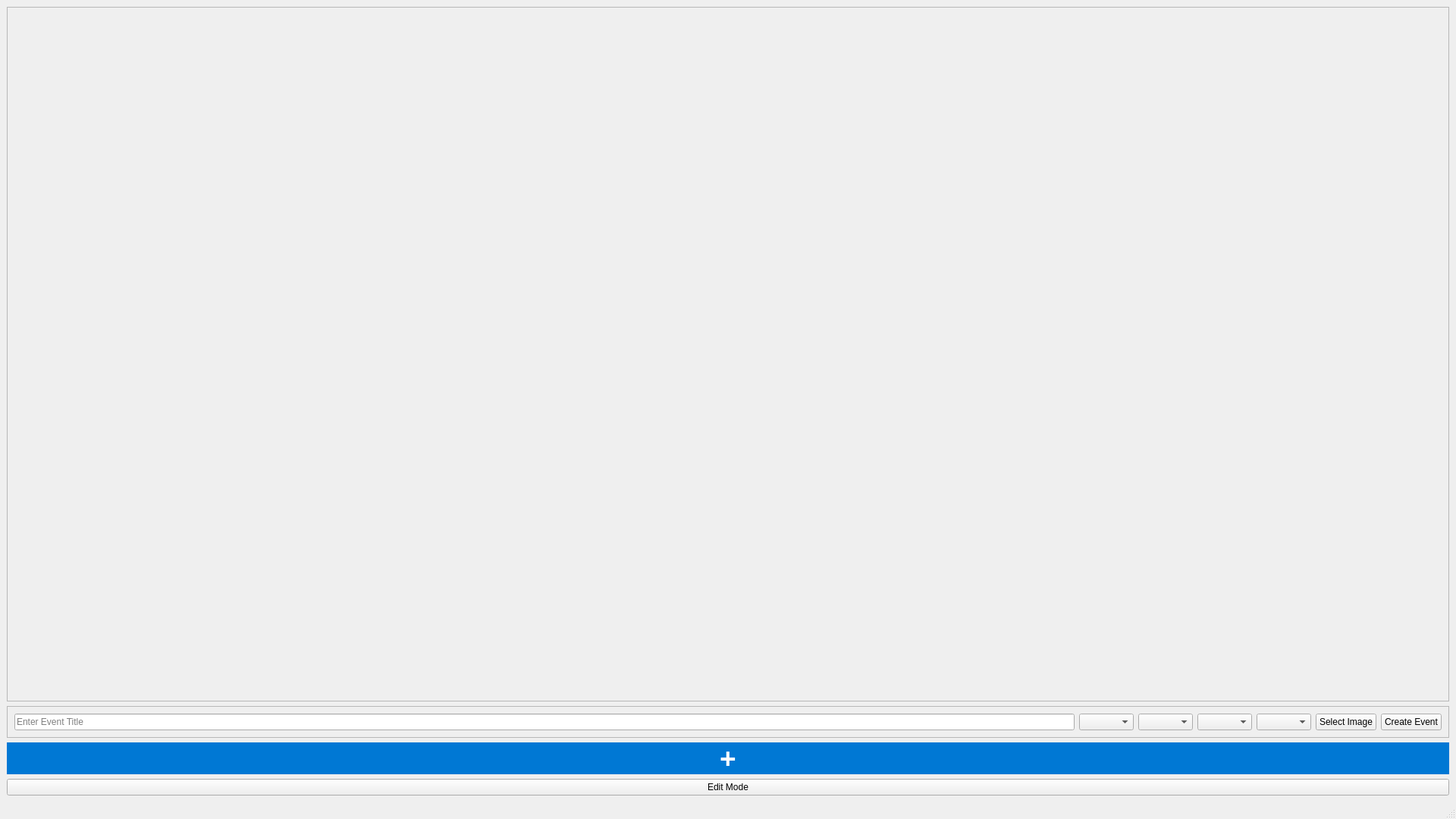
<?xml version="1.0" encoding="UTF-8"?>
<ui version="4.0"> <class>MainWindow</class> <widget class="QMainWindow" name="MainWindow"> <property name="geometry"> <rect> <x>0</x> <y>0</y> <width>1920</width> <height>1080</height> </rect> </property> <property name="windowTitle"> <string>Event Countdown Manager</string> </property> <widget class="QWidget" name="centralwidget"> <layout class="QVBoxLayout" name="verticalLayout"> <item> <widget class="QScrollArea" name="scrollArea"> <property name="enabled"> <bool>true</bool> </property> <property name="widgetResizable"> <bool>true</bool> </property> <widget class="QWidget" name="scrollAreaWidgetContents"> <property name="geometry"> <rect> <x>0</x> <y>0</y> <width>1900</width> <height>975</height> </rect> </property> <layout class="QGridLayout" name="gridLayout_2"> <item row="0" column="0"> <layout class="QGridLayout" name="tileGridWidget"> <property name="sizeConstraint"> <enum>QLayout::SetDefaultConstraint</enum> </property> </layout> </item> </layout> </widget> </widget> </item> <item> <widget class="QFrame" name="createFrame"> <property name="visible"> <bool>false</bool> </property> <property name="frameShape"> <enum>QFrame::StyledPanel</enum> </property> <layout class="QHBoxLayout" name="horizontalLayout"> <item> <widget class="QLineEdit" name="titleInput"> <property name="placeholderText"> <string>Enter Event Title</string> </property> </widget> </item> <item> <widget class="QComboBox" name="yearCombo"/> </item> <item> <widget class="QComboBox" name="monthCombo"/> </item> <item> <widget class="QComboBox" name="dayCombo"/> </item> <item> <widget class="QComboBox" name="hourCombo"/> </item> <item> <widget class="QPushButton" name="chooseImageButton"> <property name="text"> <string>Select Image</string> </property> </widget> </item> <item> <widget class="QPushButton" name="createButton"> <property name="text"> <string>Create Event</string> </property> </widget> </item> </layout> </widget> </item> <item> <widget class="QPushButton" name="plusButton"> <property name="styleSheet"> <string notr="true">border-radius: 30px; background-color: #0078D4; color: white; font-size: 28pt; font-weight: bold;</string> </property> <property name="text"> <string>+</string> </property> </widget> </item> <item> <widget class="QPushButton" name="editModeButton"> <property name="text"> <string>Edit Mode</string> </property> </widget> </item> </layout> </widget> <widget class="QMenuBar" name="menubar"> <property name="geometry"> <rect> <x>0</x> <y>0</y> <width>1920</width> <height>21</height> </rect> </property> </widget> <widget class="QStatusBar" name="statusbar"/> </widget> <resources/> <connections/> </ui>
